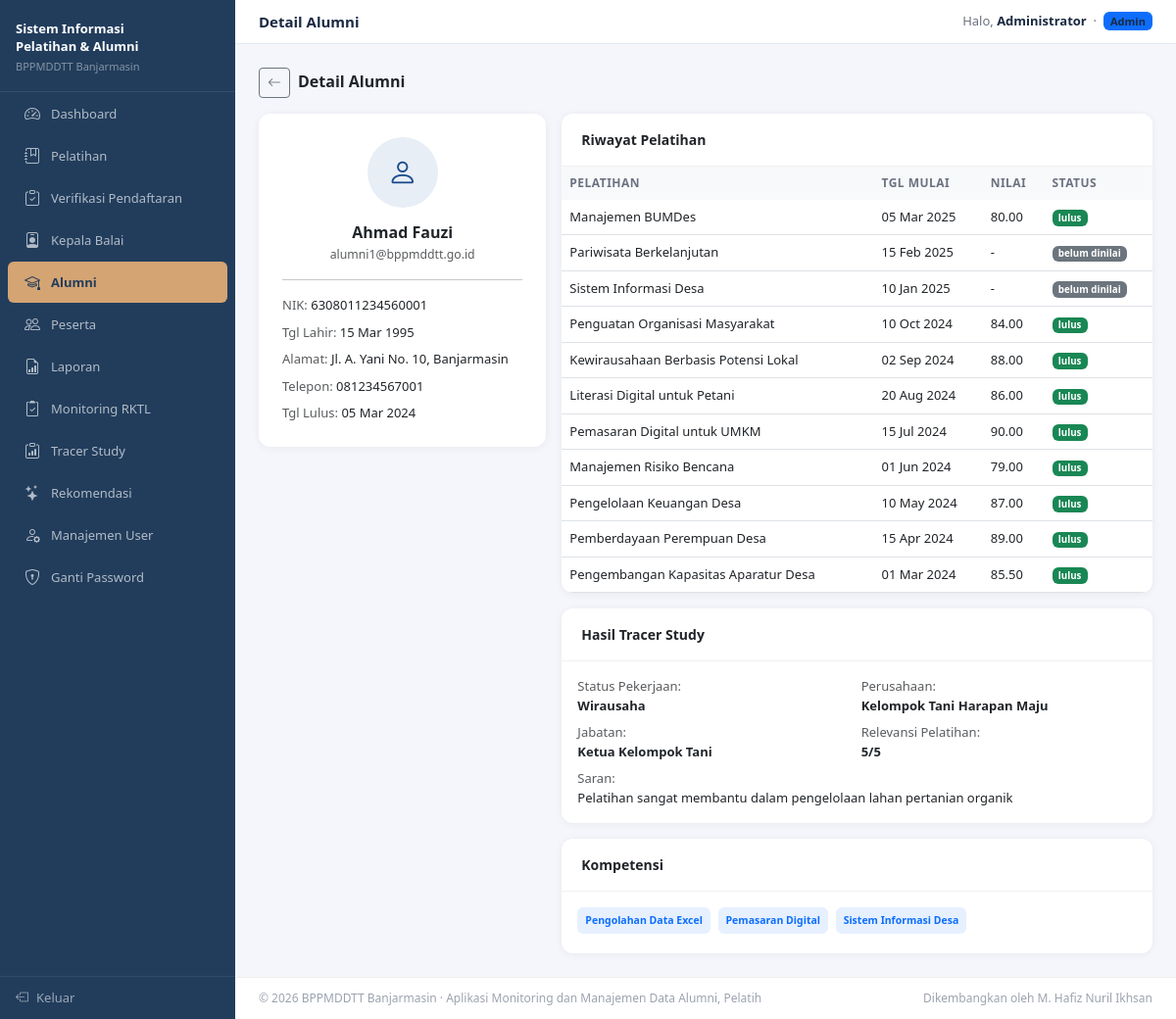
/login/admin/alumni_detail.php?id=1 (signed in), run on the app's committed database.
### tables this page shows
CREATE TABLE `alumni` (
  `id` int(10) UNSIGNED NOT NULL,
  `user_id` int(10) UNSIGNED NOT NULL,
  `nik` varchar(20) DEFAULT NULL,
  `tempat_lahir` varchar(100) DEFAULT NULL,
  `tanggal_lahir` date DEFAULT NULL,
  `jenis_kelamin` enum('L','P') DEFAULT NULL,
  `alamat` text DEFAULT NULL,
  `telepon` varchar(20) DEFAULT NULL,
  `tanggal_lulus` date DEFAULT NULL,
  `foto` varchar(255) DEFAULT NULL,
  `created_at` timestamp NOT NULL DEFAULT current_timestamp(),
  `updated_at` timestamp NOT NULL DEFAULT current_timestamp() ON UPDATE current_timestamp()
);

CREATE TABLE `users` (
  `id` int(10) UNSIGNED NOT NULL,
  `name` varchar(100) NOT NULL,
  `email` varchar(150) NOT NULL,
  `password` varchar(255) NOT NULL,
  `role` enum('admin','instruktur','peserta','alumni','kepala') NOT NULL DEFAULT 'peserta',
  `is_active` tinyint(1) NOT NULL DEFAULT 1,
  `created_at` timestamp NOT NULL DEFAULT current_timestamp(),
  `updated_at` timestamp NOT NULL DEFAULT current_timestamp() ON UPDATE current_timestamp()
);

CREATE TABLE `peserta_pelatihan` (
  `id` int(10) UNSIGNED NOT NULL,
  `user_id` int(10) UNSIGNED NOT NULL,
  `pelatihan_id` int(10) UNSIGNED NOT NULL,
  `tanggal_daftar` date DEFAULT NULL,
  `status_verifikasi` enum('menunggu','diterima','ditolak') NOT NULL DEFAULT 'menunggu',
  `alasan_tolak` varchar(255) DEFAULT NULL,
  `tgl_verifikasi` timestamp NULL DEFAULT NULL,
  `diverifikasi_oleh` int(10) UNSIGNED DEFAULT NULL,
  `status_kehadiran` enum('hadir','tidak_hadir','izin') NOT NULL DEFAULT 'hadir',
  `nilai` decimal(5,2) DEFAULT NULL,
  `status_lulus` enum('lulus','tidak_lulus','belum_dinilai') NOT NULL DEFAULT 'belum_dinilai',
  `sertifikat_url` varchar(255) DEFAULT NULL,
  `created_at` timestamp NOT NULL DEFAULT current_timestamp(),
  `updated_at` timestamp NOT NULL DEFAULT current_timestamp() ON UPDATE current_timestamp()
);

CREATE TABLE `pelatihan` (
  `id` int(10) UNSIGNED NOT NULL,
  `nama_pelatihan` varchar(200) NOT NULL,
  `jenis` varchar(100) DEFAULT NULL,
  `deskripsi` text DEFAULT NULL,
  `tanggal_mulai` date NOT NULL,
  `tanggal_selesai` date NOT NULL,
  `kuota` smallint(6) NOT NULL DEFAULT 30,
  `instruktur_id` int(10) UNSIGNED NOT NULL,
  `lokasi` varchar(200) DEFAULT NULL,
  `status` enum('aktif','selesai','dibatalkan') NOT NULL DEFAULT 'aktif',
  `created_at` timestamp NOT NULL DEFAULT current_timestamp(),
  `updated_at` timestamp NOT NULL DEFAULT current_timestamp() ON UPDATE current_timestamp()
);

CREATE TABLE `tracer_study` (
  `id` int(10) UNSIGNED NOT NULL,
  `alumni_id` int(10) UNSIGNED NOT NULL,
  `tanggal_kirim` timestamp NOT NULL DEFAULT current_timestamp(),
  `tanggal_isi` timestamp NULL DEFAULT NULL,
  `status_pengisian` enum('terkirim','sudah_diisi','belum_diisi') NOT NULL DEFAULT 'terkirim',
  `status_pekerjaan` enum('bekerja','wirausaha','belum_bekerja','melanjutkan_studi') DEFAULT NULL,
  `nama_perusahaan` varchar(200) DEFAULT NULL,
  `jabatan` varchar(150) DEFAULT NULL,
  `bidang_usaha` varchar(150) DEFAULT NULL,
  `gaji_range` varchar(50) DEFAULT NULL,
  `relevansi_pelatihan` tinyint(4) DEFAULT NULL COMMENT '1-5: seberapa relevan pelatihan dengan pekerjaan',
  `waktu_tunggu_kerja` tinyint(4) DEFAULT NULL COMMENT 'bulan dari lulus sampai kerja',
  `saran` text DEFAULT NULL,
  `created_at` timestamp NOT NULL DEFAULT current_timestamp(),
  `updated_at` timestamp NOT NULL DEFAULT current_timestamp() ON UPDATE current_timestamp()
);

CREATE TABLE `alumni_kompetensi` (
  `id` int(10) UNSIGNED NOT NULL,
  `alumni_id` int(10) UNSIGNED NOT NULL,
  `kompetensi_id` int(10) UNSIGNED NOT NULL,
  `sumber` enum('pelatihan','mandiri','pengalaman_kerja') NOT NULL DEFAULT 'pelatihan',
  `created_at` timestamp NOT NULL DEFAULT current_timestamp()
);

CREATE TABLE `kompetensi` (
  `id` int(10) UNSIGNED NOT NULL,
  `nama_kompetensi` varchar(150) NOT NULL,
  `kategori` varchar(100) DEFAULT NULL,
  `deskripsi` text DEFAULT NULL,
  `created_at` timestamp NOT NULL DEFAULT current_timestamp()
);

### login/admin/alumni_detail.php (the view, shortened to what this page needs)
<?php
include 'header.php';
$id   = (int)($_GET['id'] ?? 0);
$alumni = mysqli_fetch_assoc(mysqli_query($koneksi, "
    SELECT a.*, u.name, u.email FROM alumni a JOIN users u ON a.user_id=u.id WHERE a.id=$id"));
$pelatihan = mysqli_query($koneksi, "
    SELECT p.nama_pelatihan, p.tanggal_mulai, pp.nilai, pp.status_lulus, pp.sertifikat_url
    FROM peserta_pelatihan pp
    JOIN pelatihan p ON pp.pelatihan_id=p.id
    WHERE pp.user_id={$alumni['user_id']}
    ORDER BY p.tanggal_mulai DESC");
$tracer = mysqli_fetch_assoc(mysqli_query($koneksi, "SELECT * FROM tracer_study WHERE alumni_id=$id AND status_pengisian='sudah_diisi' ORDER BY tanggal_isi DESC LIMIT 1"));
$kompetensi = mysqli_query($koneksi, "
    SELECT k.nama_kompetensi, k.kategori, ak.sumber
    FROM alumni_kompetensi ak JOIN kompetensi k ON ak.kompetensi_id=k.id
    WHERE ak.alumni_id=$id");
?>
<div class="d-flex align-items-center gap-2 mb-3">
  <a href="alumni.php" class="btn btn-sm btn-outline-secondary"><i class="bi bi-arrow-left"></i></a>
  <h6 class="mb-0 fw-semibold">Detail Alumni</h6>
</div>
<div class="row g-3">
  <div class="col-lg-4">
    <div class="card p-4 text-center">
      <div class="mb-3"><div style="width:72px;height:72px;background:#e8eef5;border-radius:50%;display:flex;align-items:center;justify-content:center;margin:0 auto;font-size:30px;color:#1a4c8e"><i class="bi bi-person"></i></div></div>
      <h6 class="fw-bold mb-1"><?= htmlspecialchars($alumni['name']) ?></h6>
      <small class="text-muted"><?= htmlspecialchars($alumni['email']) ?></small>
      <hr>
      <div class="text-start" style="font-size:13px">
        <div class="mb-2"><span class="text-muted">NIK:</span> <?= htmlspecialchars($alumni['nik'] ?? '-') ?></div>
        <div class="mb-2"><span class="text-muted">Tgl Lahir:</span> <?= $alumni['tanggal_lahir'] ? date('d M Y', strtotime($alumni['tanggal_lahir'])) : '-' ?></div>
        <div class="mb-2"><span class="text-muted">Alamat:</span> <?= htmlspecialchars($alumni['alamat'] ?? '-') ?></div>
        <div class="mb-2"><span class="text-muted">Telepon:</span> <?= htmlspecialchars($alumni['telepon'] ?? '-') ?></div>
        <div><span class="text-muted">Tgl Lulus:</span> <?= $alumni['tanggal_lulus'] ? date('d M Y', strtotime($alumni['tanggal_lulus'])) : '-' ?></div>
      </div>
    </div>
  </div>
  <div class="col-lg-8">
    <div class="card mb-3">
      <div class="card-header">Riwayat Pelatihan</div>
      <div class="table-responsive">
        <table class="table table-hover mb-0">
          <thead><tr><th>Pelatihan</th><th>Tgl Mulai</th><th>Nilai</th><th>Status</th></tr></thead>
          <tbody>
          <?php while ($p = mysqli_fetch_assoc($pelatihan)): ?>
            <tr>
              <td><?= htmlspecialchars($p['nama_pelatihan']) ?></td>
              <td><?= date('d M Y', strtotime($p['tanggal_mulai'])) ?></td>
              <td><?= $p['nilai'] ?? '-' ?></td>
              <td><span class="badge bg-<?= $p['status_lulus']==='lulus' ? 'success' : ($p['status_lulus']==='tidak_lulus' ? 'danger' : 'secondary') ?>"><?= str_replace('_',' ', $p['status_lulus']) ?></span></td>
            </tr>
          <?php endwhile; ?>
          </tbody>
        </table>
      </div>
    </div>
    <div class="card mb-3">
      <div class="card-header">Hasil Tracer Study</div>
      <div class="card-body" style="font-size:13px">
        <?php if ($tracer): ?>
          <div class="row g-2">
            <div class="col-6"><span class="text-muted">Status Pekerjaan:</span><br><strong><?= ucfirst(str_replace('_',' ',$tracer['status_pekerjaan'] ?? '-')) ?></strong></div>
            <div class="col-6"><span class="text-muted">Perusahaan:</span><br><strong><?= htmlspecialchars($tracer['nama_perusahaan'] ?? '-') ?></strong></div>
            <div class="col-6"><span class="text-muted">Jabatan:</span><br><strong><?= htmlspecialchars($tracer['jabatan'] ?? '-') ?></strong></div>
            <div class="col-6"><span class="text-muted">Relevansi Pelatihan:</span><br><strong><?= $tracer['relevansi_pelatihan'] ?? '-' ?>/5</strong></div>
            <div class="col-12"><span class="text-muted">Saran:</span><br><?= htmlspecialchars($tracer['saran'] ?? '-') ?></div>
          </div>
        <?php else: ?>
          <p class="text-muted mb-0">Belum mengisi tracer study.</p>
        <?php endif; ?>
      </div>
    </div>
    <div class="card">
      <div class="card-header">Kompetensi</div>
      <div class="card-body">
        <?php $kmp_count = 0; while ($k = mysqli_fetch_assoc($kompetensi)): $kmp_count++; ?>
          <span class="badge bg-primary bg-opacity-10 text-primary me-1 mb-1 p-2"><?= htmlspecialchars($k['nama_kompetensi']) ?></span>
        <?php endwhile; ?>
      </div>
    </div>
  </div>
</div>
<?php include 'footer.php'; ?>

### login/assets/css/global.css (style rules this page uses)
.table-responsive { border-radius: 0 0 12px 12px; }
.table td, .table th { white-space: nowrap; }
body { background: transparent; }
.card { background: rgba(255, 255, 255, 0.95) !important; backdrop-filter: blur(4px); }

### login/admin/header.php (style rules this page uses)
:root { --sidebar-w: 240px; --sidebar-bg: #223D5C; --sidebar-hover: #2D4F7A; --accent: #D4A473; --primary: #223D5C; --primary-dark: #1A2D48; --gold: #D4A473; --teal: #4F9DB5; }
body { background: #f4f6fb; font-size: 14px; }
.card { border: none; border-radius: 12px; box-shadow: 0 1px 8px rgba(0,0,0,.06); }
.card-header { background: #fff; border-bottom: 1px solid #f0f0f0; font-weight: 600; font-size: 14px; border-radius: 12px 12px 0 0 !important; padding: 16px 20px; }
.table thead th { background: #f8f9fb; font-size: 12px; font-weight: 600; text-transform: uppercase; letter-spacing: .04em; color: #6b7280; border-bottom: none; }
.table td { vertical-align: middle; font-size: 13px; }

### data on the page
alumni: user.name "Ahmad Fauzi", user.email "alumni1@bppmddtt.go.id", nik "6308011234560001", tanggal_lahir "15 Mar 1995", alamat "Jl. A. Yani No. 10, Banjarmasin", telepon "081234567001", tanggal_lulus "05 Mar 2024"
peserta_pelatihan: pelatihan.nama_pelatihan "Manajemen BUMDes", pelatihan.tanggal_mulai "05 Mar 2025", nilai "80.00", status_lulus "lulus"
peserta_pelatihan: pelatihan.nama_pelatihan "Pariwisata Berkelanjutan", pelatihan.tanggal_mulai "15 Feb 2025", nilai "-", status_lulus "belum dinilai"
peserta_pelatihan: pelatihan.nama_pelatihan "Sistem Informasi Desa", pelatihan.tanggal_mulai "10 Jan 2025", nilai "-", status_lulus "belum dinilai"
peserta_pelatihan: pelatihan.nama_pelatihan "Penguatan Organisasi Masyarakat", pelatihan.tanggal_mulai "10 Oct 2024", nilai "84.00", status_lulus "lulus"
peserta_pelatihan: pelatihan.nama_pelatihan "Kewirausahaan Berbasis Potensi Lokal", pelatihan.tanggal_mulai "02 Sep 2024", nilai "88.00", status_lulus "lulus"
peserta_pelatihan: pelatihan.nama_pelatihan "Literasi Digital untuk Petani", pelatihan.tanggal_mulai "20 Aug 2024", nilai "86.00", status_lulus "lulus"
peserta_pelatihan: pelatihan.nama_pelatihan "Pemasaran Digital untuk UMKM", pelatihan.tanggal_mulai "15 Jul 2024", nilai "90.00", status_lulus "lulus"
peserta_pelatihan: pelatihan.nama_pelatihan "Manajemen Risiko Bencana", pelatihan.tanggal_mulai "01 Jun 2024", nilai "79.00", status_lulus "lulus"
peserta_pelatihan: pelatihan.nama_pelatihan "Pengelolaan Keuangan Desa", pelatihan.tanggal_mulai "10 May 2024", nilai "87.00", status_lulus "lulus"
peserta_pelatihan: pelatihan.nama_pelatihan "Pemberdayaan Perempuan Desa", pelatihan.tanggal_mulai "15 Apr 2024", nilai "89.00", status_lulus "lulus"
peserta_pelatihan: pelatihan.nama_pelatihan "Pengembangan Kapasitas Aparatur Desa", pelatihan.tanggal_mulai "01 Mar 2024", nilai "85.50", status_lulus "lulus"
tracer_study: status_pekerjaan "Wirausaha", nama_perusahaan "Kelompok Tani Harapan Maju", jabatan "Ketua Kelompok Tani", relevansi_pelatihan "5", saran "Pelatihan sangat membantu dalam pengelolaan lahan pertanian organik"
alumni_kompetensi: kompetensi.nama_kompetensi "Pengolahan Data Excel"
alumni_kompetensi: kompetensi.nama_kompetensi "Pemasaran Digital"
alumni_kompetensi: kompetensi.nama_kompetensi "Sistem Informasi Desa"

### other printed values
$page_title "Detail Alumni"
$_SESSION['nama'] "Administrator"
